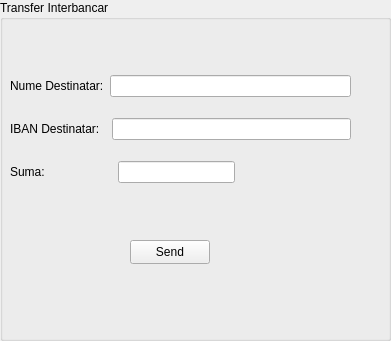
   <widget class="QGroupBox" name="transfer_interbancar">
    <property name="geometry">
     <rect>
      <x>520</x>
      <y>120</y>
      <width>391</width>
      <height>341</height>
     </rect>
    </property>
    <property name="title">
     <string>Transfer Interbancar</string>
    </property>
    <widget class="QPushButton" name="sendButton2">
     <property name="geometry">
      <rect>
       <x>130</x>
       <y>240</y>
       <width>80</width>
       <height>24</height>
      </rect>
     </property>
     <property name="text">
      <string>Send</string>
     </property>
    </widget>
    <widget class="QWidget" name="layoutWidget">
     <property name="geometry">
      <rect>
       <x>10</x>
       <y>60</y>
       <width>341</width>
       <height>141</height>
      </rect>
     </property>
     <layout class="QVBoxLayout" name="verticalLayout_3">
      <item>
       <layout class="QHBoxLayout" name="horizontalLayout_7">
        <item>
         <widget class="QLabel" name="nume_destinatar_label">
          <property name="text">
           <string>Nume Destinatar:</string>
          </property>
         </widget>
        </item>
        <item>
         <widget class="QLineEdit" name="lineEdit_nume_destinatar"/>
        </item>
       </layout>
      </item>
      <item>
       <layout class="QHBoxLayout" name="horizontalLayout_8">
        <item>
         <widget class="QLabel" name="IBAN_destinatar_label">
          <property name="text">
           <string>IBAN Destinatar:  </string>
          </property>
         </widget>
        </item>
        <item>
         <widget class="QLineEdit" name="lineEdit_IBAN_dest_2"/>
        </item>
       </layout>
      </item>
      <item>
       <layout class="QHBoxLayout" name="horizontalLayout_9">
        <item>
         <widget class="QLabel" name="suma_trans_inter_label">
          <property name="text">
           <string>Suma:                    </string>
          </property>
         </widget>
        </item>
        <item>
         <widget class="QLineEdit" name="lineEdit_suma_trans_inter"/>
        </item>
        <item>
         <spacer name="horizontalSpacer_2">
          <property name="orientation">
           <enum>Qt::Horizontal</enum>
          </property>
          <property name="sizeHint" stdset="0">
           <size>
            <width>40</width>
            <height>20</height>
           </size>
          </property>
         </spacer>
        </item>
       </layout>
      </item>
     </layout>
    </widget>
   </widget>
